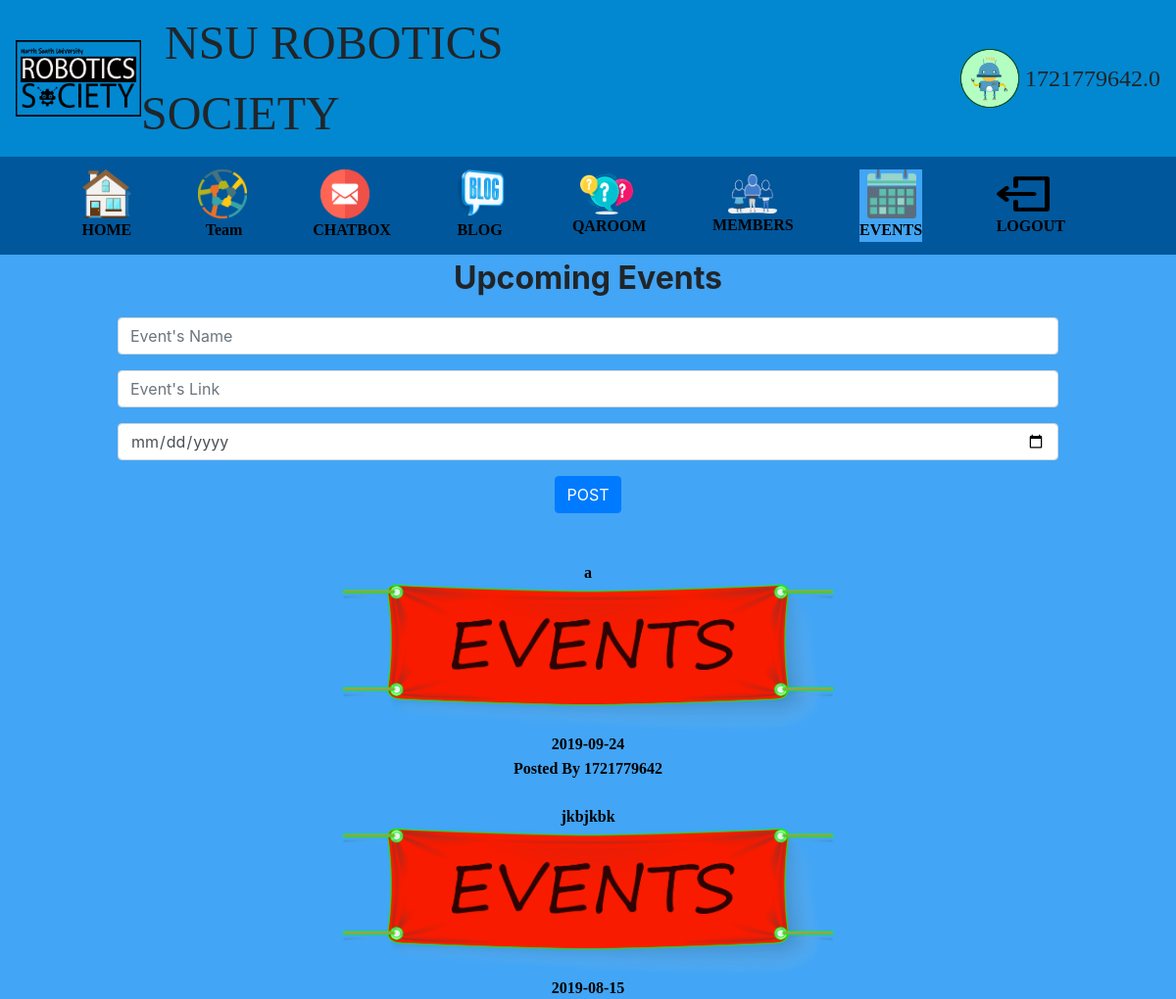
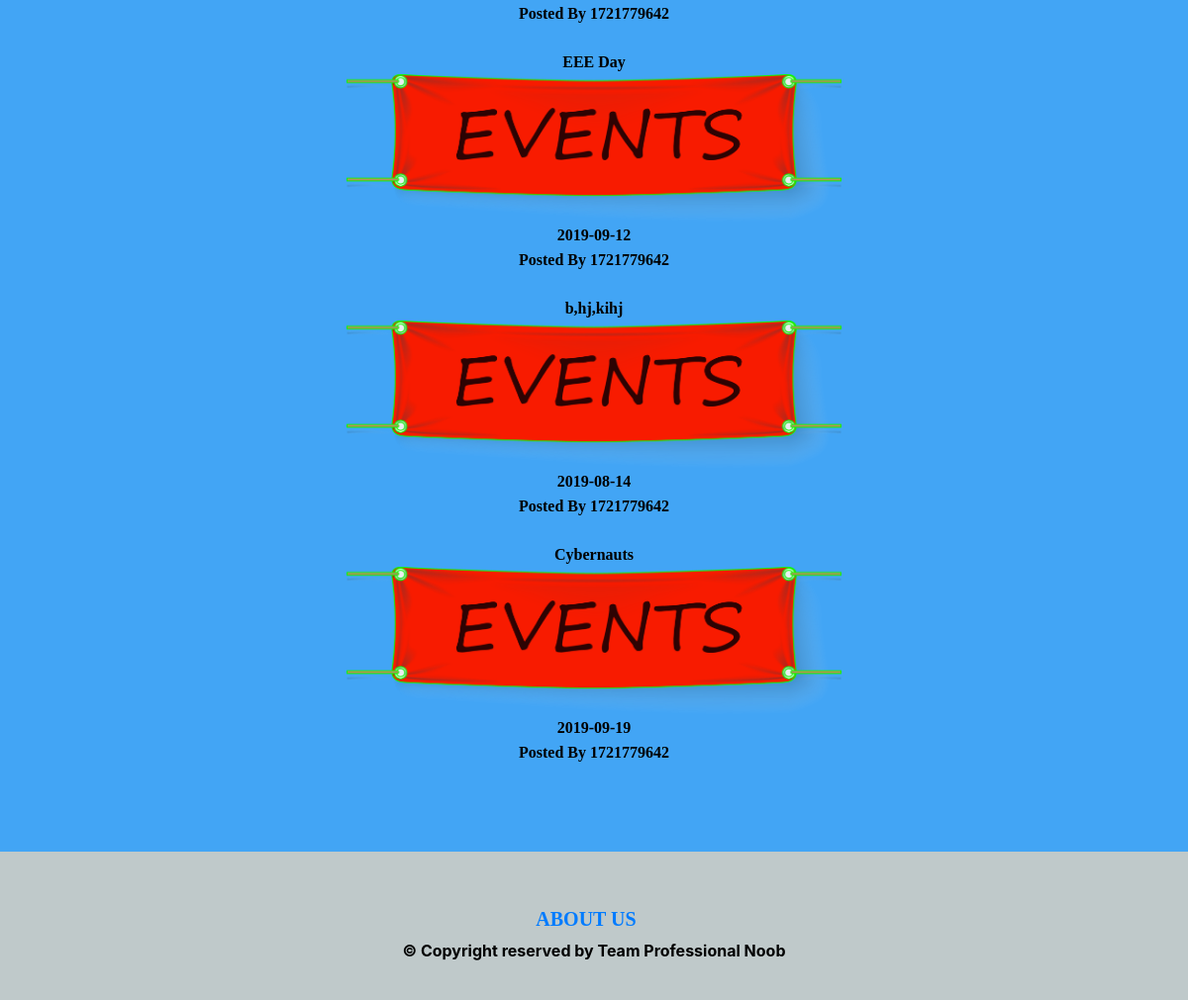
/UPCOMINGEVENT.php (signed in), run on the app's committed database (2 pictures, top to bottom).
### tables this page shows
CREATE TABLE `eventsbox` (
  `events_key` varchar(150) NOT NULL,
  `NSU_ID` decimal(10,0) NOT NULL,
  `etitle` varchar(150) NOT NULL,
  `elink` varchar(1500) NOT NULL,
  `edates` date NOT NULL,
  `times` varchar(150) NOT NULL,
  `dates` varchar(150) NOT NULL
);

### UPCOMINGEVENT.php (the view, shortened to what this page needs)
<?php
  include_once("config.php");
  $sql = "SELECT NSU_ID, etitle, elink ,edates, dates, times
      FROM eventsbox
      order by events_key DESC;";
  $result = mysqli_query($conn, $sql);
?>
<!DOCTYPE html>
<html>
	<head>
		<link rel="stylesheet" href="https://stackpath.bootstrapcdn.com/bootstrap/4.3.1/css/bootstrap.min.css">
	</head>
	<body style="background-color:#42a5f5 ;">
		<nav  class="navbar navbar-expand-lg "style="background-color: #0288d1 ;">
      <img src="LOGO.PNG" alt="LOGO" style="width:128px;height:78px;">
        <a style="font-family:Impact;font-size:300%;">  &nbsp NSU ROBOTICS SOCIETY</a>
        <a>&nbsp &nbsp &nbsp &nbsp &nbsp &nbsp &nbsp &nbsp &nbsp &nbsp &nbsp &nbsp &nbsp &nbsp &nbsp &nbsp</a>
            <a>&nbsp &nbsp &nbsp &nbsp &nbsp &nbsp &nbsp &nbsp &nbsp &nbsp &nbsp &nbsp &nbsp &nbsp &nbsp &nbsp</a>
            <a>&nbsp &nbsp &nbsp &nbsp &nbsp &nbsp &nbsp &nbsp &nbsp &nbsp &nbsp &nbsp &nbsp &nbsp &nbsp &nbsp</a>
            <img src="pp.PNG" alt="LOGO" style="width:60px;height:60px;">
            <a style="font-family:Comic Sans MS;font-size:150%;">&nbsp<?php
            echo $_SESSION["user"];
            ?></a>
    </nav>
	<nav  class="navbar navbar-expand-lg navbar-light" style="background-color: #01579b ; height:100px; ">
    <label>&nbsp &nbsp &nbsp &nbsp &nbsp &nbsp &nbsp  &nbsp</label>
        <a style="font-family:Comic Sans MS;align-items:center;"   href="http://localhost/NSURS/HOME.php">
        <img  src="homelogo.png" alt="HTML tutorial" style="width:50px;height:50px;border:0;">
        <br>
        <b style="color:black ;">HOME</b>
        </a>
    <label>&nbsp &nbsp &nbsp &nbsp  &nbsp &nbsp &nbsp &nbsp </label>
        <a style="font-family:Comic Sans MS;align-items:center;"   href="http://localhost/NSURS/Team.php">
        <img  src="teamlogo.png" alt="HTML tutorial" style="width:50px;height:50px;border:0;">
        <br> &nbsp
        <b style="color:black ;">Team</b>
        </a>
    <label>&nbsp &nbsp &nbsp &nbsp &nbsp &nbsp &nbsp &nbsp</label>
        <a style="font-family:Comic Sans MS;align-items:center;"   href="http://localhost/NSURS/CHATBOX.php">  &nbsp
        <img  src="chatlogo.png" alt="HTML tutorial" style="width:50px;height:50px;border:0;">
        <br>
        <b style="color:black ;">CHATBOX</b>
        </a>
    <label>&nbsp &nbsp &nbsp &nbsp &nbsp &nbsp &nbsp &nbsp</label>
        <a style="font-family:Comic Sans MS;align-items:center;"   href="http://localhost/NSURS/BLOG.php">
        <img  src="12345.png" alt="HTML tutorial" style="width:50px;height:50px;border:0;">
        <br>
        <b style="color:black ;">BLOG</b>
        </a>
    <label>&nbsp &nbsp &nbsp &nbsp &nbsp &nbsp &nbsp &nbsp</label>
        <a style="font-family:Comic Sans MS;align-items:center; "   href="http://localhost/NSURS/QAROOM.php">   &nbsp
        <img  src="questionanswericon.png" alt="HTML tutorial" style="width:54px;height:42px;border:0;">
        <br>
        <b style="color:black ;">QAROOM</b>
        </a>
    <label>&nbsp &nbsp &nbsp &nbsp &nbsp &nbsp &nbsp &nbsp</label>
        <a style="font-family:Comic Sans MS;align-items:center;"   href="http://localhost/NSURS/memberlist.php"> &nbsp &nbsp
        <img  src="membersicon.png" alt="HTML tutorial" style="width:50px;height:40px;border:0;">
        <br>
        <b style="color:black ;">MEMBERS</b>
        </a>
    <label>&nbsp &nbsp &nbsp &nbsp &nbsp &nbsp &nbsp &nbsp</label>
       <a style="font-family:Comic Sans MS;align-items:center;background-color:#42a5f5 ;"   href="http://localhost/NSURS/UPCOMINGEVENT.php">&nbsp
       <img  src="eventicon.png" alt="HTML tutorial" style="width:50px;height:50px;border:0;">
       <br>
       <b style="color:black ;">EVENTS</b>
       </a>
    <label>&nbsp &nbsp &nbsp &nbsp &nbsp &nbsp &nbsp &nbsp</label>
        <a style="font-family:Comic Sans MS;align-items:center;"   href="http://localhost/NSURS/LOGOUT.php"> &nbsp
        <img  src="logout.png" alt="HTML tutorial" style="width:54px;height:42px;border:0;">
        <br>&nbsp
        <b style="color:black ;"> LOGOUT</b>
        </a>
  </nav>
  <div align="center">
      <p style="font-size:200%;"> <strong> Upcoming Events </p>
      <form action="" method="post" name="">
          <div align="left" class="form-group">
            <input type="text"class="form-control" name="EventTitle" placeholder="Event's Name">
          </div>
          <div align="left" class="form-group">
            <input type="text"class="form-control" name="EventLink" placeholder="Event's Link">
          </div>
          <div align="left" class="form-group">
            <input type="DATE"class="form-control"name="EventDates" placeholder="Event's Date">
          </div>
        <button type="submit" name="Submit" value="Submit" class="btn btn-primary">POST</button>
      </form>
      <div align="center">
    <table class="table table-bordered" style="background-color:#b0d7fa;font-family:Comic Sans MS;">
      <?php
        while($res = mysqli_fetch_array($result)) {
      ?>
      <br>
      <br>
      <tr>
      <a style="font-family:Comic Sans MS;align-items:center;"   href=<?php echo $res['elink']; ?>>
        <b style="color:black ;"><?php echo $res['etitle']; ?></b>
        <br>
        <img  src="eventslisticon.png" alt="HTML tutorial" style="width:500px;height:150px;border:0;">
        <br>
        <b style="color:black ;"><?php echo $res['edates']; ?></b>
        <br>
        <b style="color:black ;">Posted By</b>
        <b style="color:black ;"><?php echo $res['NSU_ID']; ?></b>
        </a>
      </tr>
      <?php
        }
      ?>
      </table>
      </div>
<br><br><br>
<div class="footer">
  <br><br>
  <a style="font-family:Calibri; ;"class="navbar-brand" href="http://localhost/NSURS/ABOUTUS.php"><b>ABOUT US</b></a>
  <p style="color: black;"> © Copyright reserved by Team Professional Noob</p>
</div>
	</body>
</html>

### UPCOMINGEVENT.php (style rules this page uses)
form { width: 80%; }
table, th, td { border: 1px solid black; border-collapse: collapse; }
.footer { left: 0; bottom: 0; width: 100%; height: 150px; background-color:#BFC9CA ; color: white; text-align: center; }

### data on the page
eventsbox: etitle "a", edates "2019-09-24", NSU_ID "1721779642"
eventsbox: etitle "jkbjkbk", edates "2019-08-15", NSU_ID "1721779642"
eventsbox: etitle "EEE Day", edates "2019-09-12", NSU_ID "1721779642"
eventsbox: etitle "b,hj,kihj", edates "2019-08-14", NSU_ID "1721779642"
eventsbox: etitle "Cybernauts", edates "2019-09-19", NSU_ID "1721779642"

### other printed values
$_SESSION["user"] "1721779642.0"
